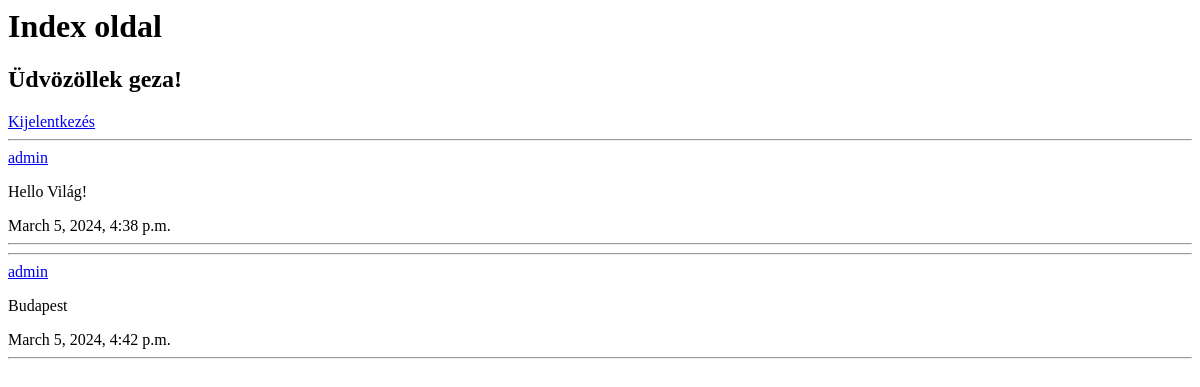
The page / (signed in) on the database as committed earlier.
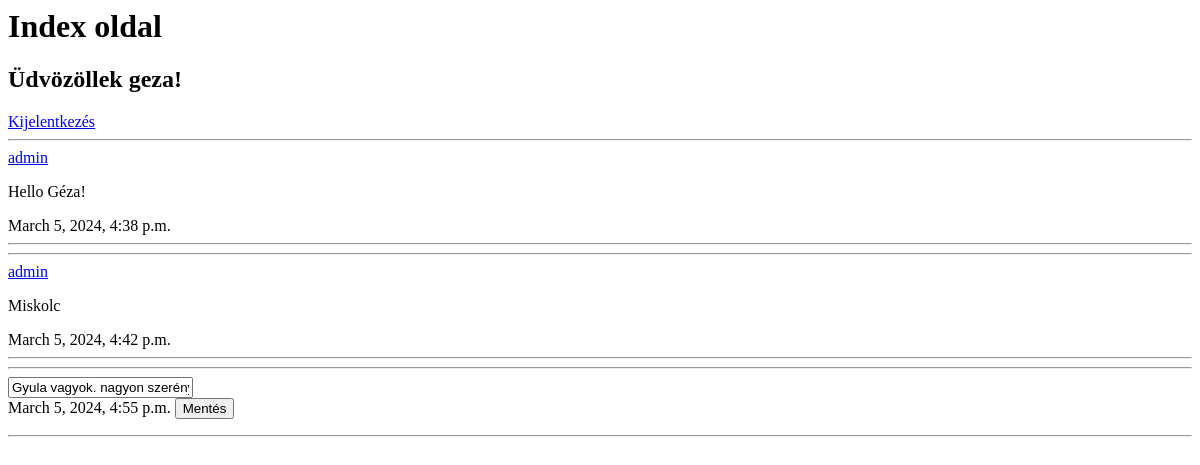
The same page on the database as committed later.
### blogpost/models.py (models this page shows, shortened)
class BlogPost(models.Model):
    user = models.ForeignKey(User, on_delete=models.CASCADE)
    content = models.CharField(max_length=500)
    created = models.DateTimeField(auto_now_add=True)
    modified = models.DateTimeField(auto_now=True)

### config/views.py (the view)
# urls.py: path('', views.index_page, name='index'),
@login_required(login_url='login/')
def index_page(request):
    posts = BlogPost.objects.all()
    return render(request, 'index.html', {'posts': posts })

### templates/index.html (shortened to what this page needs)
<h1>Index oldal</h1>
<h2>Üdvözöllek {{ user }}!</h2>
<a href="{% url 'logout' %}">
    Kijelentkezés
</a>
{% for blogpost in posts %}
<hr>
    {% if blogpost.user == user %}
    <form action="{% url 'changebp' %}" method="post">
        <input type="text" name="new_content" value="{{ blogpost.content }}">
        <br>
        <span>{{ blogpost.created }}</span>
        <input type="submit" value="Mentés">
    </form>
    {% else %}
    <a href="#">{{ blogpost.user }}</a>
    <p>{{ blogpost.content }}</p>
    <span>{{ blogpost.created }}</span>
    {% endif %}
<hr>
{% endfor %}

Rows that differ between the two databases and show on the page:
changed BlogPost: content "Hello Világ!" → "Hello Géza!"
changed BlogPost: content "Budapest" → "Miskolc"
added BlogPost: new_content "Gyula vagyok. nagyon szerény", created "March 5, 2024, 4:55 p.m."
